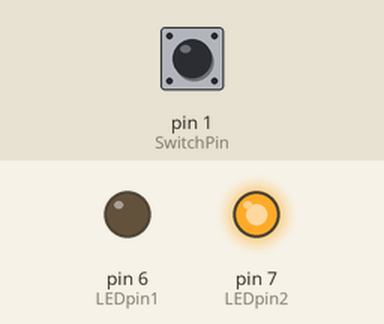
This sketch was run on a simulated Arduino Uno, built with avr-gcc and run on an emulated ATmega328P. Shown: output pins drawn as LEDs (lit = HIGH). Inputs (shaded band) come from the test bench; at power-on: pin 1 (SwitchPin) HIGH.

Above: at 1.2 s.
1.3 s: pin 1 (SwitchPin) pulled LOW for 0.15 s
At 1.37 s:
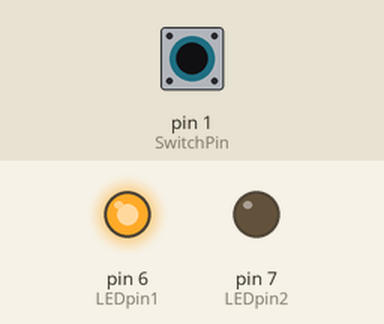
2.9 s: pin 1 (SwitchPin) pulled LOW for 3.2 s
At 7.5 s:
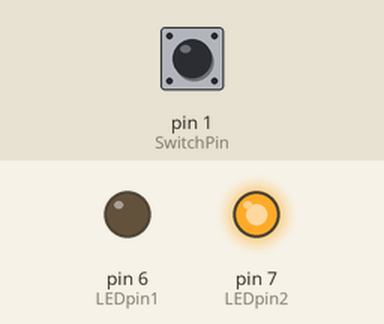
Timing chart, 0 to 9.0 s (numbered marks = the images above; inputs shaded):
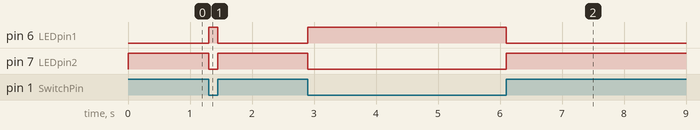

The sketch:

Switch_with_2_LEDs.ino
```cpp
/*
 * Switch_with_2_LEDs.ino
 *
 * https://www.browndoggadgets.com/
 *
 */


// set variable name for a digital input pin
int SwitchPin = 1;

// set variable names for two different digital output pins
int LEDpin1 = 6;
int LEDpin2 = 7;


// the setup runs once at the beginning of the sketch
void setup() {

  // the LEDpins are set to function as outputs
  pinMode(LEDpin1, OUTPUT);
  pinMode(LEDpin2, OUTPUT);

  // the switch is set to function as an input with a special built-in pull-up resistor
  pinMode(SwitchPin, INPUT_PULLUP);

}


// the loop runs forever after the setup is complete
void loop() {

  // check if the switch is in the on position
  if (digitalRead(SwitchPin) == LOW) {
    // set the first output pin high to turn on the first LED
    digitalWrite(LEDpin1, HIGH);
    // set the second output pin low to turn off the second LED
    digitalWrite(LEDpin2, LOW);
  }
  // this happens if the switch is in the off position
  else {
    // set the first output pin low to turn off the first LED
    digitalWrite(LEDpin1, LOW);
    // set the second output pin high to turn on the second LED
    digitalWrite(LEDpin2, HIGH);
  }

}
```

Measured:
- after the input at 1.3 s, pin 6 (LEDpin1): LOW → HIGH at once, → LOW 0.15 s later; pin 7 (LEDpin2): HIGH → LOW at once, → HIGH 0.15 s later
- after the input at 2.9 s, pin 6 (LEDpin1): LOW → HIGH at once, → LOW 3.2 s later; pin 7 (LEDpin2): HIGH → LOW at once, → HIGH 3.2 s later
